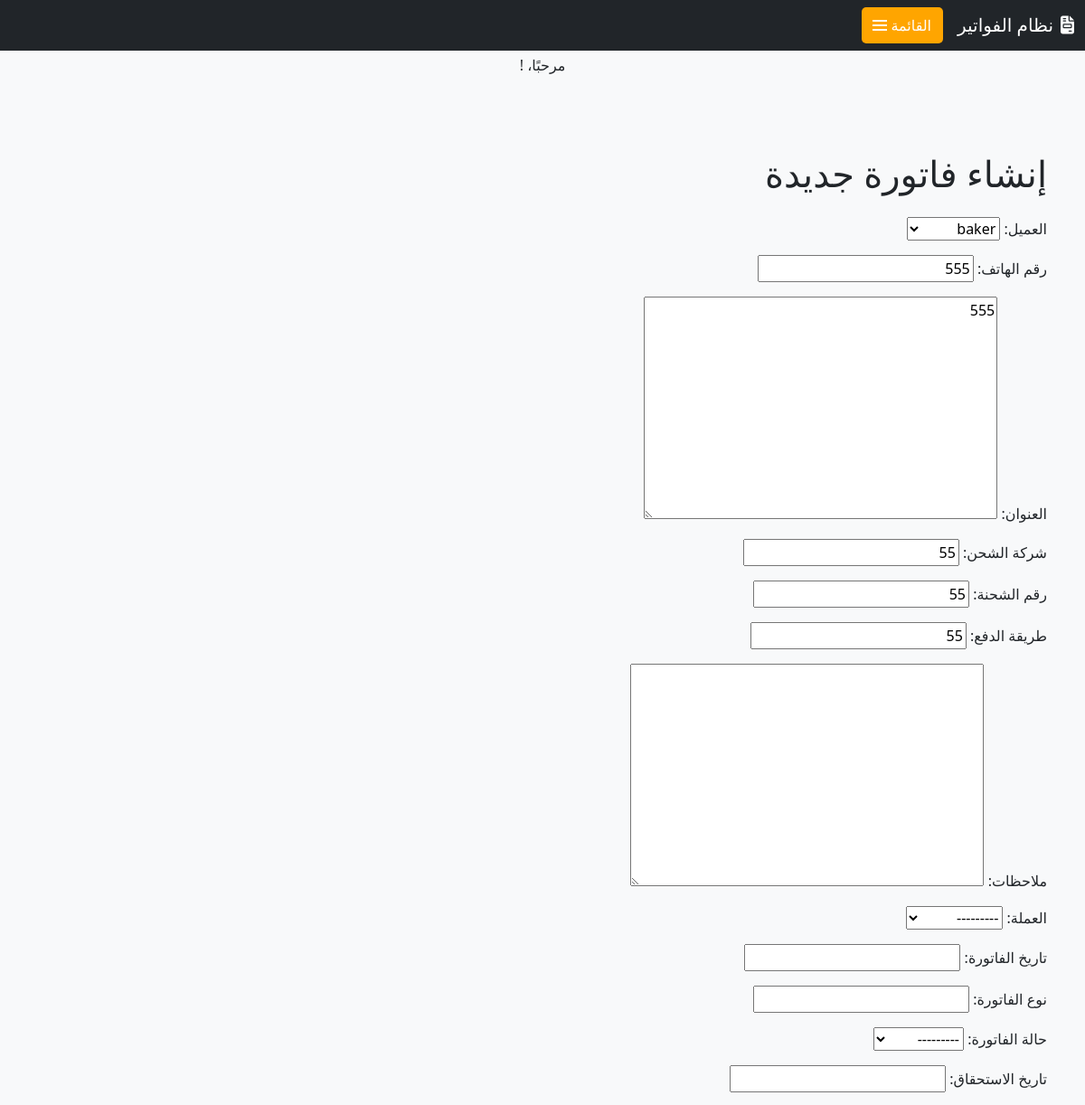
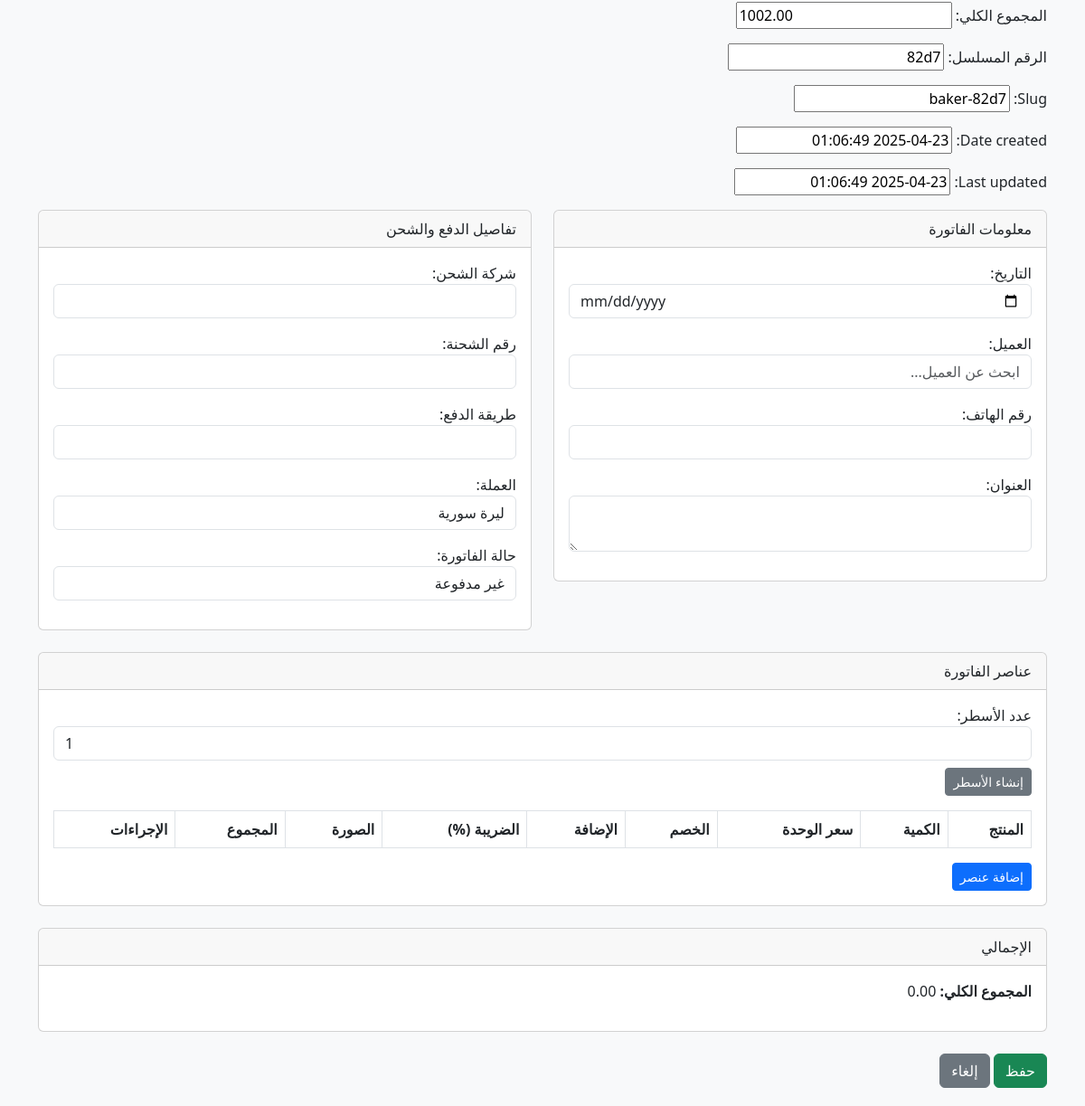
The page /invoice/invoices/1/update/ on the database its author committed (2 pictures, top to bottom).
### invoice/models.py (models this page shows, shortened)
class Invoice(models.Model):
    date = models.DateField(auto_now_add=True, verbose_name=_("تاريخ الإنشاء"))
    customer = models.ForeignKey(User, on_delete=models.SET_NULL, null=True, blank=True, verbose_name=_("العميل"))
    phone_number = models.CharField(max_length=20, blank=True, null=True, verbose_name=_("رقم الهاتف"))
    address = models.TextField(blank=True, null=True, verbose_name=_("العنوان"))
    shipping_company = models.CharField(max_length=255, blank=True, null=True, verbose_name=_("شركة الشحن"))
    shipping_num = models.CharField(max_length=255, blank=True, null=True, verbose_name=_("رقم الشحنة"))
    payment_method = models.CharField(max_length=100, blank=True, null=True, verbose_name=_("طريقة الدفع"))
    notes = models.TextField(blank=True, null=True, verbose_name=_("ملاحظات"))
    currency = models.ForeignKey('Currency', on_delete=models.SET_NULL, null=True, blank=True, verbose_name=_("العملة"))
    invoice_date = models.DateField(blank=True, null=True, verbose_name=_("تاريخ الفاتورة"))
    invoice_type = models.CharField(max_length=100, blank=True, null=True, verbose_name=_("نوع الفاتورة"))
    status = models.ForeignKey('Status', on_delete=models.SET_NULL, null=True, blank=True, verbose_name=_("حالة الفاتورة"))
    due_date = models.DateField(blank=True, null=True, verbose_name=_("تاريخ الاستحقاق"))
    total_amount = models.DecimalField(max_digits=12, decimal_places=2, default=0.0, verbose_name=_("المجموع الكلي"))
    uniqueId = models.CharField(null=True, blank=True, max_length=100, verbose_name=_("الرقم المسلسل"))
    slug = models.SlugField(max_length=225, unique=True, blank=True, null=True)
    date_created = models.DateTimeField(blank=True, null=True)
    last_updated = models.DateTimeField(blank=True, null=True)
    class Meta:
        verbose_name = _('فاتورة')
        verbose_name_plural = _('الفواتير')

### invoice/views.py (the view)
# urls.py: path('invoices/<int:pk>/update/', InvoiceUpdateView.as_view(), name='invoice_update'),
class InvoiceUpdateView(UpdateView):
    model = Invoice
    template_name = 'invoice/invoice_form.html'
    fields = '__all__'
    success_url = reverse_lazy('invoice_list')
    def get_context_data(self, **kwargs):
        context = super().get_context_data(**kwargs)
        context['users'] = User.objects.all()
        context['statuses'] = Status.objects.all()
        context['currencies'] = Currency.objects.all()
        return context

### invoice/models.py (called while the page is built)
    def __str__(self):
        return self.status_types

    def __str__(self):
        return self.currency_name

### templates/invoice/invoice_form.html (shortened to what this page needs)
{% extends 'base.html' %}
{% block content %}
<div class="container mt-5">
    <h1 class="mb-4">إنشاء فاتورة جديدة</h1>
    <form method="post" enctype="multipart/form-data">
        {{ form.as_p }}
        <div class="row mb-4">
            <div class="col-md-6">
                <div class="card">
                    <div class="card-header">معلومات الفاتورة</div>
                    <div class="card-body">
                        <div class="mb-3">
                            <label for="date">التاريخ:</label>
                            <input type="date" name="date" class="form-control" required>
                        </div>
                        <div class="mb-3">
                            <label for="customer">العميل:</label>
                            <input type="text" id="customer" name="customer" class="form-control" placeholder="ابحث عن العميل..." required>
                        </div>
                        <div class="mb-3">
                            <label for="phone_number">رقم الهاتف:</label>
                            <input type="text" name="phone_number" class="form-control">
                        </div>
                        <div class="mb-3">
                            <label for="address">العنوان:</label>
                            <textarea name="address" class="form-control"></textarea>
                        </div>
                    </div>
                </div>
            </div>
            <div class="col-md-6">
                <div class="card">
                    <div class="card-header">تفاصيل الدفع والشحن</div>
                    <div class="card-body">
                        <div class="mb-3">
                            <label for="shipping_company">شركة الشحن:</label>
                            <input type="text" name="shipping_company" class="form-control">
                        </div>
                        <div class="mb-3">
                            <label for="shipping_num">رقم الشحنة:</label>
                            <input type="text" name="shipping_num" class="form-control">
                        </div>
                        <div class="mb-3">
                            <label for="payment_method">طريقة الدفع:</label>
                            <input type="text" name="payment_method" class="form-control">
                        </div>
                        <div class="mb-3">
                            <label for="currency">العملة:</label>
                            <select name="currency" id="currency" class="form-control" required>
                                {% for currency in currencies %}
                                    <option value="{{ currency.id }}" {% if currency.currency_name == "الليرة السورية" %}selected{% endif %}>
                                        {{ currency.currency_name }}
                                    </option>
                                {% endfor %}
                            </select>
                        </div>
                        <div class="mb-3">
                            <label for="status">حالة الفاتورة:</label>
                            <select name="status" id="status" class="form-control" required>
                                {% for status in statuses %}
                                    <option value="{{ status.id }}" {% if status.status_types == "غير مدفوعة" %}selected{% endif %}>
                                        {{ status.status_types }}
                                    </option>
                                {% endfor %}
                            </select>
                        </div>
                    </div>
                </div>
            </div>
        </div>
        <div class="row mb-4">
            <div class="col-md-12">
                <div class="card">
                    <div class="card-header">عناصر الفاتورة</div>
                    <div class="card-body">
                        <div class="mb-3">
                            <label for="number-of-rows">عدد الأسطر:</label>
                            <input type="number" id="number-of-rows" class="form-control" min="1" value="1">
                            <button type="button" id="generate-rows" class="btn btn-secondary btn-sm mt-2">إنشاء الأسطر</button>
                        </div>
                        <table class="table table-bordered" id="invoice-items-table">
                            <thead>
                                <tr>
                                    <th>المنتج</th>
                                    <th>الكمية</th>
                                    <th>سعر الوحدة</th>
                                    <th>الخصم</th>
                                    <th>الإضافة</th>
                                    <th>الضريبة (%)</th>
                                    <th>الصورة</th>
                                    <th>المجموع</th>
                                    <th>الإجراءات</th>
                                </tr>
                            </thead>
                        </table>
                        <button type="button" id="add-item" class="btn btn-primary btn-sm">إضافة عنصر</button>
                    </div>
                </div>
            </div>
        </div>
        <div class="row mb-4">
            <div class="col-md-12">
                <div class="card">
                    <div class="card-header">الإجمالي</div>
                    <div class="card-body">
                        <p><strong>المجموع الكلي:</strong> <span id="grand-total">0.00</span></p>
                    </div>
                </div>
            </div>
        </div>
        <div class="row">
            <div class="col-md-12">
                <button type="submit" class="btn btn-success">حفظ</button>
                <a href="{% url 'invoice_list' %}" class="btn btn-secondary">إلغاء</a>
            </div>
        </div>
    </form>
</div>
<link rel="stylesheet" href="https://code.jquery.com/ui/1.13.1/themes/base/jquery-ui.css">
{% endblock %}

### templates/base.html (style rules this page uses)
:root { --orange-color: #FFA500; --orange-hover: #e69500; --sidebar-width: 280px; }
body { padding-top: 60px; background-color: #f8f9fa; }

### rows shown on the page
Invoice: customer "baker", phone_number "555", address "555", shipping_company "55", shipping_num "55", payment_method "55", currency "---------", status "---------", total_amount "1002.00", uniqueId "82d7", slug "baker-82d7", date_created "2025-04-23 01:06:49", last_updated "2025-04-23 01:06:49"

### other values the page prints
form field currency "ليرة سورية"
form field status "غير مدفوعة"
